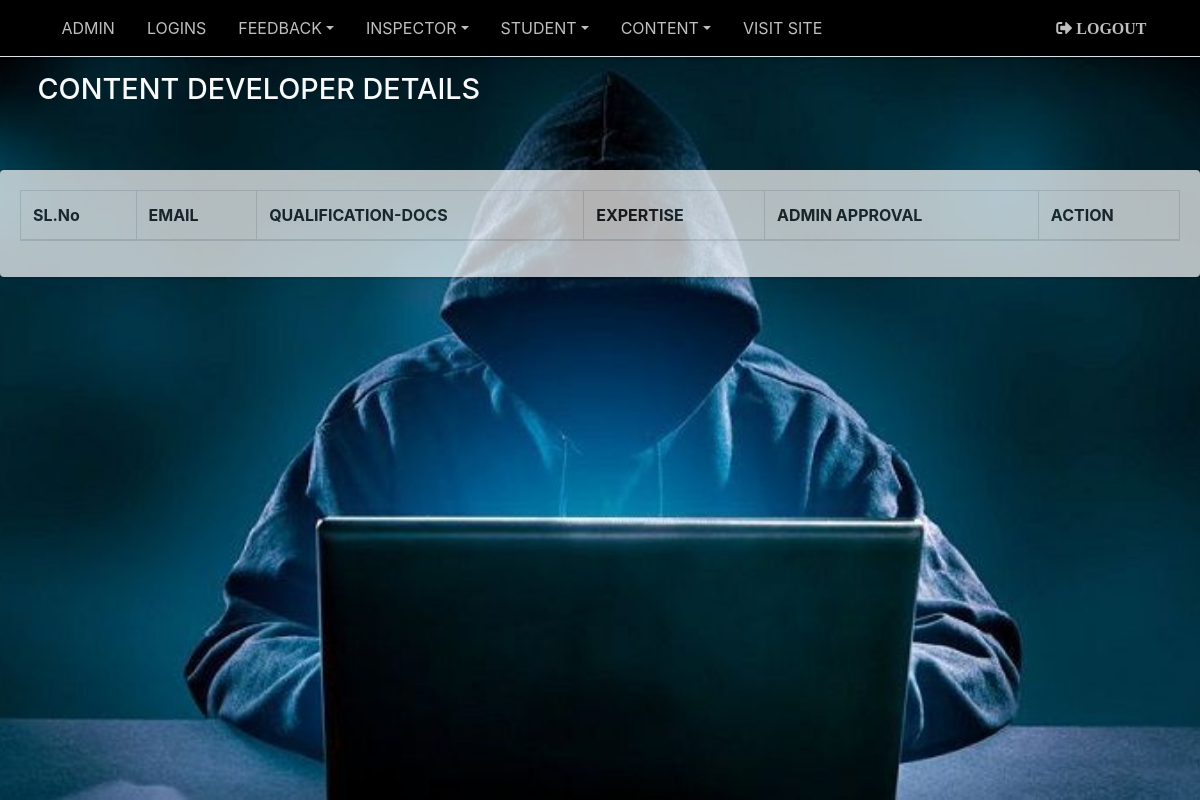
The app's page /ADMIN/develop_details.php, older data.
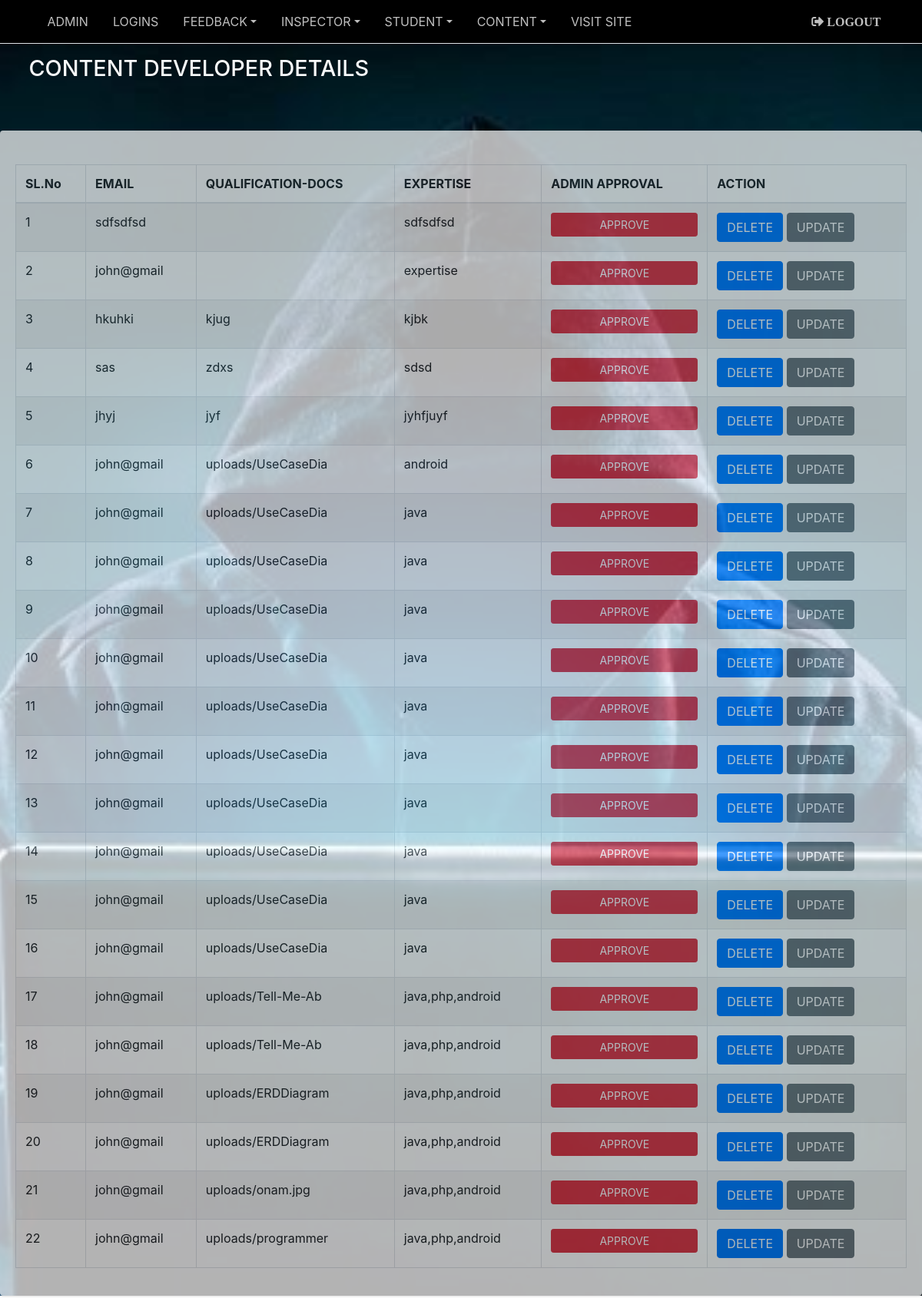
The same page, newer data.
### tables this page shows
CREATE TABLE `content_developer` (
  `developer_id` int(11) NOT NULL,
  `login_id` int(11) NOT NULL,
  `name` varchar(24) NOT NULL,
  `email` varchar(18) NOT NULL,
  `quali_doc` varchar(18) NOT NULL,
  `expertise` varchar(18) NOT NULL,
  `admin_aproved` tinyint(1) NOT NULL
);

### site files/classes/admin.php (called while the page is built, shortened)
<?php
class admin  {
    public $connection;
      function __construct($connection) {
        $this->connection = $connection;
      }
    public function condev_details()
		{
			$result=mysqli_query($this->connection,"SELECT * FROM `content_developer` order by developer_id");
			return $result;
		}
}

### ADMIN/develop_details.php (the view, shortened to what this page needs)
<?php include_once('../site files/classes/admin.php');
include "connect.php";
  $condev_details=new admin($connection);
  $reg=$condev_details->condev_details();
?>
<?php include 'includes/header.php'?>
                      <h1 class="m-0 text-light"> CONTENT DEVELOPER DETAILS</h1>
                    </div>
                </div>
              </div>
          </div>
            <div class="card">
                <form method="post" enctype="multipart/form-data" >
                  <div class="card-body">
                      <div class="table-responsive-sm">
                          <table id="example1" class="table table-bordered table-striped">
                            <thead>
                              <tr>
                                <th>SL.No</th>
                                <th>EMAIL</th>
                                <th>QUALIFICATION-DOCS</th>
                                <th>EXPERTISE</th>
                                <th>ADMIN APPROVAL</th>
                                <th>ACTION</th>
                              </tr>
                            </thead>
                            <tbody>
                              <?php $count=0;
                                while($row_data=mysqli_fetch_assoc($reg))
                                { $count++; ?>
                              <tr>
                                  <td><?php echo $count; ?></td>
                                  <td><?php echo $row_data['email']; ?></td>
                                  <td><?php echo $row_data['quali_doc']; ?></td>
                                  <td><?php echo $row_data['expertise']; ?></td>
                                  <td align="center"><?php if($row_data['admin_aproved']==0) { ?><a class="btn btn-block btn-danger btn-sm" href="admin_approve.php?pst_id=<?php echo $row_data['developer_id']; ?>">APPROVE</a><?php } else { ?><a class="btn btn-block btn-success">APPROVED</button> <?php } ?></td>
                                  <div class="btn-group">
                                      <td><a href="delete2.php?l_id=<?php echo $row_data['developer_id'];?>"  onclick="return confirm('do you want to delete');"><button      type="button"class="btn btn-primary">DELETE</button></a>
                                      	<a href="edit.php?d_id=<?php echo $row_data['developer_id'];?>"><button      type="button"class="btn btn-secondary">UPDATE</button></a>
                                      </td>
                              </tr>
                              <?php } ?>
                            </tbody>
                          </table>
                    </div>
                  </div>
                </form>
                </div>
    <?php include'includes/footer.php' ?>

### ADMIN/includes/header.php (shortened to what this page needs)
<!DOCTYPE html>
<html lang="en">
	<head>
  		<link rel="stylesheet" href="plugins/fontawesome-free/css/all.min.css">
  		<link rel="stylesheet" href="dist/css/adminlte.min.css">
  		<link rel="stylesheet" href="dist/css/css.css">
  		<link rel="stylesheet" href="plugins/datatables-bs4/css/dataTables.bootstrap4.css">
	</head>
  <body class="hold-transition layout-top-nav">
    <div class="wrapper">
         <?php include 'nav.php' ?>
        <div class="content-wrapper">
          <div class="content-header">
              <div class="container">
                <div class="row mb-5">
                    <div class="col-sm-6">

### ADMIN/nav.php (shortened to what this page needs)
<nav class="main-header navbar navbar-expand-sm navbar-dark navbar-light">
    <div class="container">
      	<div class="collapse navbar-collapse order-3" id="navbarCollapse">
        	<ul class="navbar-nav">
          		<li class="nav-item"><a href="index.php" class="nav-link">ADMIN</a></li>
          		<li class="nav-item"><a href="login_details.php" class="nav-link">LOGINS</a></li>
          		<li class="nav-item dropdown"><a id="dropdownSubMenu1" href="#" data-toggle="dropdown"
                aria-haspopup="true" aria-expanded="false" class="nav-link dropdown-toggle">FEEDBACK</a>
              </li>
          		<li class="nav-item dropdown"><a id="dropdownSubMenu1" href="#" data-toggle="dropdown"
          			aria-haspopup="true" aria-expanded="false" class="nav-link dropdown-toggle">INSPECTOR</a>
          		</li>
           		<li class="nav-item dropdown"><a id="dropdownSubMenu1" href="#" data-toggle="dropdown"
           			aria-haspopup="true" aria-expanded="false" class="nav-link dropdown-toggle">STUDENT</a>
          		</li>
            	<li class="nav-item dropdown">
            		<a id="dropdownSubMenu1" href="#" data-toggle="dropdown" aria-haspopup="true" aria-expanded="false" class="nav-link dropdown-toggle">CONTENT</a>
          		</li>
          		<li class="nav-item">
            		<a href="../index.php" class="nav-link">VISIT SITE</a>
          		</li>
            </ul>
      		<ul class="order-1 order-md-4 navbar-nav navbar-expand ml-auto">
        		<li class="nav-item">
        			<a href="logout.php" class="nav-link"><i class="fas fa-sign-out-alt">   LOGOUT</i></a>
        		</li>
      		</ul>
    	</div>
  	</div>
</nav>

### ADMIN/includes/footer.php (shortened to what this page needs)
        </div>
		</div>
	</body>
</html>

### ADMIN/includes/header.php (style rules this page uses)
.content-wrapper { background-image: url('img/hacker.jpg'); background-position: center center; background-repeat: no-repeat; background-attachment: fixed; background-size: cover; }
.card { opacity: 0.7; }

### ADMIN/nav.php (style rules this page uses)
.navbar-dark { background-color: black; }
.navbar { flex-wrap: wrap; }

Row changes from the older to the newer data that the page shows:
added content_developer: email "sdfsdfsd", expertise "sdfsdfsd"
added content_developer: email "john@gmail", expertise "expertise"
added content_developer: email "hkuhki", quali_doc "kjug", expertise "kjbk"
added content_developer: email "sas", quali_doc "zdxs", expertise "sdsd"
added content_developer: email "jhyj", quali_doc "jyf", expertise "jyhfjuyf"
added content_developer: email "john@gmail", quali_doc "uploads/UseCaseDia", expertise "android"
added content_developer: email "john@gmail", quali_doc "uploads/UseCaseDia", expertise "java"
added content_developer: email "john@gmail", quali_doc "uploads/UseCaseDia", expertise "java"
added content_developer: email "john@gmail", quali_doc "uploads/UseCaseDia", expertise "java"
added content_developer: email "john@gmail", quali_doc "uploads/UseCaseDia", expertise "java"
added content_developer: email "john@gmail", quali_doc "uploads/UseCaseDia", expertise "java"
added content_developer: email "john@gmail", quali_doc "uploads/UseCaseDia", expertise "java"
added content_developer: email "john@gmail", quali_doc "uploads/UseCaseDia", expertise "java"
added content_developer: email "john@gmail", quali_doc "uploads/UseCaseDia", expertise "java"
added content_developer: email "john@gmail", quali_doc "uploads/UseCaseDia", expertise "java"
added content_developer: email "john@gmail", quali_doc "uploads/UseCaseDia", expertise "java"
added content_developer: email "john@gmail", quali_doc "uploads/Tell-Me-Ab", expertise "java,php,android"
added content_developer: email "john@gmail", quali_doc "uploads/Tell-Me-Ab", expertise "java,php,android"
added content_developer: email "john@gmail", quali_doc "uploads/ERDDiagram", expertise "java,php,android"
added content_developer: email "john@gmail", quali_doc "uploads/ERDDiagram", expertise "java,php,android"
added content_developer: email "john@gmail", quali_doc "uploads/onam.jpg", expertise "java,php,android"
added content_developer: email "john@gmail", quali_doc "uploads/programmer", expertise "java,php,android"
